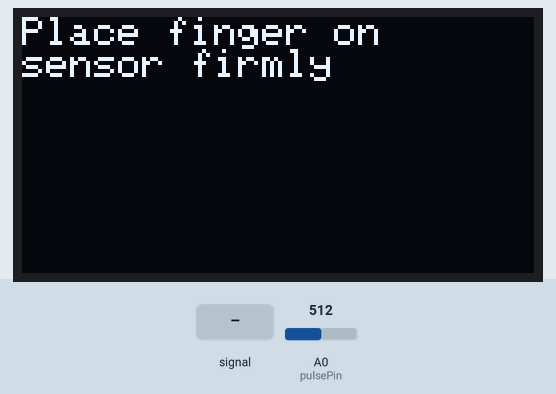
A sketch run on a simulated Arduino Uno, built with avr-gcc and run on an emulated ATmega328P. Parts: 128×64 one-colour display. The test bench sets the inputs (shaded band); at power-on: A0 (pulsePin) = 512. What the sketch prints to the serial monitor is not drawn.

Above: at 2.2 s.
2.3 s: A0 (pulsePin) fed a 200 Hz sine of ±255 counts around its level
At 3.26 s:
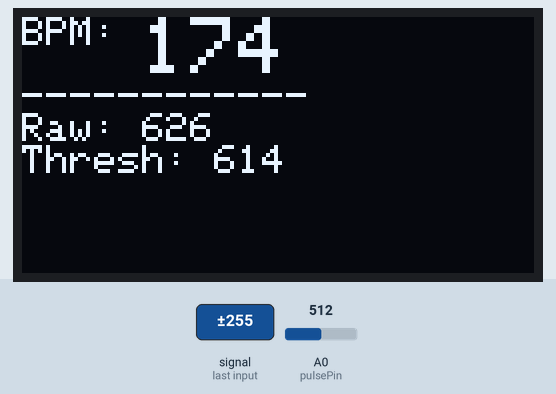
5.3 s: A0 (pulsePin) set to 716
At 5.8 s:
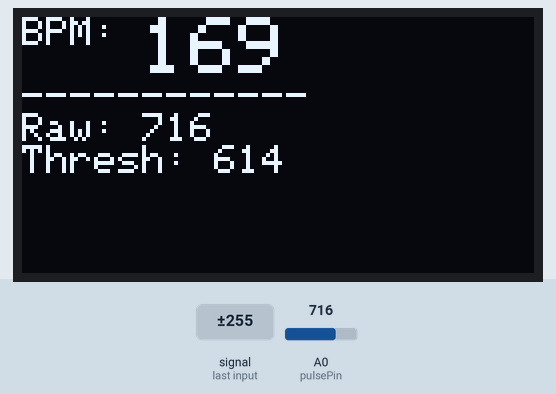
6.8 s: A0 (pulsePin) fed a 1000 Hz sine of ±255 counts around its level
At 11.34 s:
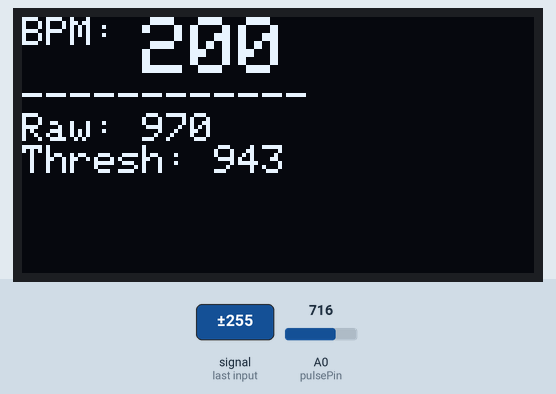

The sketch:

sketch_feb21a_copy_20250221220418.ino
```cpp
#include <Wire.h>
#include <Adafruit_SSD1306.h>

#define SCREEN_WIDTH 128
#define SCREEN_HEIGHT 64
Adafruit_SSD1306 display(SCREEN_WIDTH, SCREEN_HEIGHT, &Wire);

const int pulsePin = A0;
int threshold = 520;  // Start with this, adjust as needed
unsigned long lastBeatTime = 0;
int bpm = 0;
bool pulseDetected = false;
int rawValue;

void setup() {
  Serial.begin(9600);

  // Initialize OLED - Try both addresses if one fails
  if(!display.begin(SSD1306_SWITCHCAPVCC, 0x3C)) {
    if(!display.begin(SSD1306_SWITCHCAPVCC, 0x3D)) {
      Serial.println("OLED not found");
      while(1);
    }
  }

  display.clearDisplay();
  display.setTextSize(1);
  display.setTextColor(SSD1306_WHITE);
  display.setCursor(0,0);
  display.println("Place finger on");
  display.println("sensor firmly");
  display.display();

  // Auto-calibrate threshold
  long sum = 0;
  for(int i=0; i<100; i++){
    sum += analogRead(pulsePin);
    delay(10);
  }
  threshold = (sum/100) * 1.2;  // Set threshold 20% above average
}

void loop() {
  rawValue = analogRead(pulsePin);

  // Detect heartbeat
  if(rawValue > threshold && !pulseDetected) {
    pulseDetected = true;

    if(lastBeatTime > 0) {
      bpm = 60000 / (millis() - lastBeatTime);  // Calculate instant BPM
      bpm = constrain(bpm, 40, 200);  // Keep within realistic range

      // Update OLED
      display.clearDisplay();
      display.setCursor(0,0);
      display.print("BPM: ");
      display.setTextSize(2);
      display.println(bpm);
      display.setTextSize(1);
      display.println("------------");
      display.print("Raw: ");
      display.println(rawValue);
      display.print("Thresh: ");
      display.println(threshold);
      display.display();

      // Send to Python
      Serial.print("BPM:");
      Serial.println(bpm);
    }
    lastBeatTime = millis();
  }
  else if(rawValue < threshold) {
    pulseDetected = false;
  }

  // Dynamic threshold adjustment
  static unsigned long lastAdjust = millis();
  if(millis() - lastAdjust > 5000) {  // Every 5 seconds
    threshold = rawValue * 1.1;  // Adjust to 110% of current reading
    lastAdjust = millis();
  }

  delay(10);  // Small delay for stability
}
```

Measured:
- after the input at 2.3 s, the display: first changes after 0.40 s (image 1 shows a later state)
- after the input at 6.8 s, the display: first changes after 0.07 s (image 3 shows a later state)
